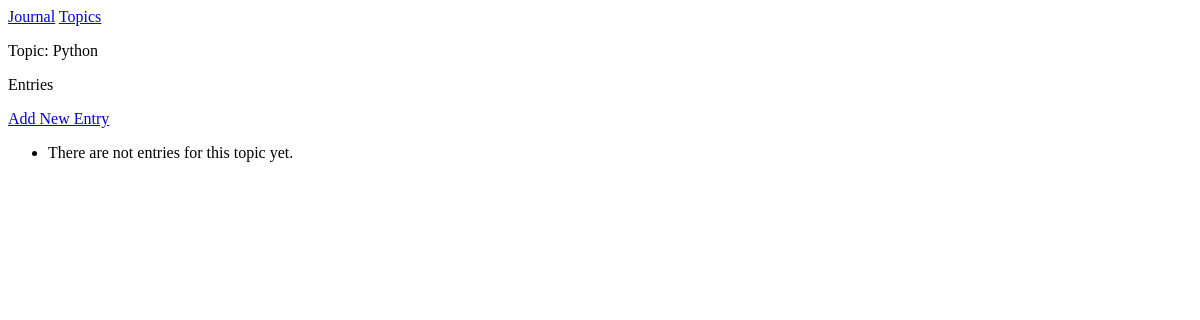
Before: /topics/2/ with the older database file.
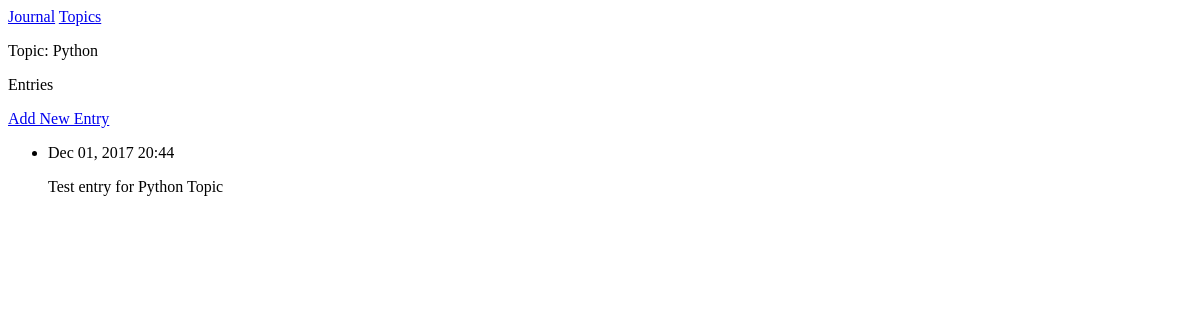
After: the same page with the newer database file.
### Journal/models.py (models this page shows, shortened)
class Topic(models.Model):
    text = models.CharField(max_length=200)
    date_added = models.DateTimeField(auto_now=True)
    def __str__(self):
        return self.text

class Entry(models.Model):
    topic = models.ForeignKey(Topic)
    text = models.TextField()
    date_added = models.DateTimeField(auto_now=True)
    class Meta:
        verbose_name_plural = 'entries'

### Journal/views.py (the view)
# urls.py: url(r'^topics/(?P<topic_id>\d+)/$', views.topic, name='topic'),
def topic(request, topic_id):
    topic = Topic.objects.get(id=topic_id)
    entries = topic.entry_set.order_by('-date_added')
    context = {'topic':topic, 'entries': entries}
    return render(request, 'topic.html', context)

### Journal/templates/topic.html
{% extends "base.html" %}
{% block content %}
    <p>Topic: {{ topic }}</p>
    <p>Entries</p>
    <p>
        <a href="{% url 'Journal:new_entry' topic.id %}">Add New Entry</a>
    </p>
    <ul>
        {% for entry in entries %}
            <li>
                <p>{{ entry.date_added|date:'M d, Y H:i' }}</p>
                <p>{{ entry.text|linebreaks }}</p>
            </li>
        {% empty %}
            <li>
                There are not entries for this topic yet.
            </li>
        {% endfor %}
    </ul>
{% endblock content %}

### Journal/templates/base.html
<p>
    <a href="{% url 'Journal:index' %}">Journal</a>
    <a href="{% url 'Journal:topics' %}">Topics</a>
</p>
{% block content %}
{% endblock content %}

Changed rows visible on the page:
added Entry: date_added "Dec 01, 2017 20:44", text "Test entry for Python Topic"
Other visible differences:
text no longer shown: "There are not entries for this topic yet."
